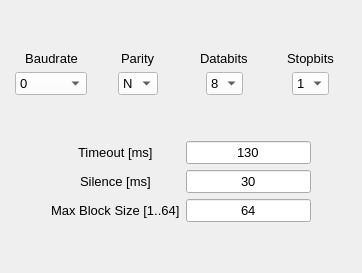
     <widget class="QWidget" name="SERIAL_PORT_1">
      <attribute name="title">
       <string>SERIAL PORT 1</string>
      </attribute>
      <layout class="QVBoxLayout" name="verticalLayout_6">
       <item>
        <layout class="QGridLayout" name="gridLayout_10">
         <property name="spacing">
          <number>6</number>
         </property>
         <item row="0" column="0">
          <spacer name="verticalSpacer_7">
           <property name="orientation">
            <enum>Qt::Vertical</enum>
           </property>
           <property name="sizeHint" stdset="0">
            <size>
             <width>20</width>
             <height>40</height>
            </size>
           </property>
          </spacer>
         </item>
         <item row="2" column="2" alignment="Qt::AlignHCenter">
          <widget class="QComboBox" name="comboBox_Databits_SERIAL_PORT_1">
           <property name="sizePolicy">
            <sizepolicy hsizetype="Fixed" vsizetype="Fixed">
             <horstretch>0</horstretch>
             <verstretch>0</verstretch>
            </sizepolicy>
           </property>
           <property name="font">
            <font>
             <pointsize>10</pointsize>
            </font>
           </property>
           <property name="styleSheet">
            <string notr="true">background-color: rgb(255, 255, 255);</string>
           </property>
           <property name="currentIndex">
            <number>3</number>
           </property>
           <item>
            <property name="text">
             <string>5</string>
            </property>
           </item>
           <item>
            <property name="text">
             <string>6</string>
            </property>
           </item>
           <item>
            <property name="text">
             <string>7</string>
            </property>
           </item>
           <item>
            <property name="text">
             <string>8</string>
            </property>
           </item>
           <item>
            <property name="text">
             <string>9</string>
            </property>
           </item>
          </widget>
         </item>
         <item row="2" column="3" alignment="Qt::AlignHCenter">
          <widget class="QComboBox" name="comboBox_Stopbits_SERIAL_PORT_1">
           <property name="sizePolicy">
            <sizepolicy hsizetype="Fixed" vsizetype="Fixed">
             <horstretch>0</horstretch>
             <verstretch>0</verstretch>
            </sizepolicy>
           </property>
           <property name="font">
            <font>
             <pointsize>10</pointsize>
            </font>
           </property>
           <property name="styleSheet">
            <string notr="true">background-color: rgb(255, 255, 255);</string>
           </property>
           <property name="currentIndex">
            <number>0</number>
           </property>
           <item>
            <property name="text">
             <string>1</string>
            </property>
           </item>
           <item>
            <property name="text">
             <string>2</string>
            </property>
           </item>
          </widget>
         </item>
         <item row="2" column="1" alignment="Qt::AlignHCenter">
          <widget class="QComboBox" name="comboBox_Parity_SERIAL_PORT_1">
           <property name="sizePolicy">
            <sizepolicy hsizetype="Fixed" vsizetype="Fixed">
             <horstretch>0</horstretch>
             <verstretch>0</verstretch>
            </sizepolicy>
           </property>
           <property name="font">
            <font>
             <pointsize>10</pointsize>
            </font>
           </property>
           <property name="styleSheet">
            <string notr="true">background-color: rgb(255, 255, 255);</string>
           </property>
           <item>
            <property name="text">
             <string>N</string>
            </property>
           </item>
           <item>
            <property name="text">
             <string>E</string>
            </property>
           </item>
           <item>
            <property name="text">
             <string>O</string>
            </property>
           </item>
          </widget>
         </item>
         <item row="1" column="1" alignment="Qt::AlignHCenter">
          <widget class="QLabel" name="label_Parity_SERIAL_PORT_1">
           <property name="sizePolicy">
            <sizepolicy hsizetype="Preferred" vsizetype="Fixed">
             <horstretch>0</horstretch>
             <verstretch>0</verstretch>
            </sizepolicy>
           </property>
           <property name="font">
            <font>
             <pointsize>10</pointsize>
            </font>
           </property>
           <property name="text">
            <string>Parity</string>
           </property>
           <property name="buddy">
            <cstring>comboBox_Parity_SERIAL_PORT_1</cstring>
           </property>
          </widget>
         </item>
         <item row="1" column="3" alignment="Qt::AlignHCenter">
          <widget class="QLabel" name="label_Stopbits_SERIAL_PORT_1">
           <property name="sizePolicy">
            <sizepolicy hsizetype="Preferred" vsizetype="Fixed">
             <horstretch>0</horstretch>
             <verstretch>0</verstretch>
            </sizepolicy>
           </property>
           <property name="font">
            <font>
             <pointsize>10</pointsize>
            </font>
           </property>
           <property name="text">
            <string>Stopbits</string>
           </property>
           <property name="buddy">
            <cstring>comboBox_Stopbits_SERIAL_PORT_1</cstring>
           </property>
          </widget>
         </item>
         <item row="2" column="0" alignment="Qt::AlignHCenter">
          <widget class="QComboBox" name="comboBox_Baudrate_SERIAL_PORT_1">
           <property name="sizePolicy">
            <sizepolicy hsizetype="Preferred" vsizetype="Preferred">
             <horstretch>0</horstretch>
             <verstretch>0</verstretch>
            </sizepolicy>
           </property>
           <property name="font">
            <font>
             <pointsize>10</pointsize>
            </font>
           </property>
           <property name="focusPolicy">
            <enum>Qt::WheelFocus</enum>
           </property>
           <property name="styleSheet">
            <string notr="true">background-color: rgb(255, 255, 255);</string>
           </property>
           <property name="currentIndex">
            <number>0</number>
           </property>
           <item>
            <property name="text">
             <string>0</string>
            </property>
           </item>
           <item>
            <property name="text">
             <string>2400</string>
            </property>
           </item>
           <item>
            <property name="text">
             <string>4800</string>
            </property>
           </item>
           <item>
            <property name="text">
             <string>9600</string>
            </property>
           </item>
           <item>
            <property name="text">
             <string>19200</string>
            </property>
           </item>
           <item>
            <property name="text">
             <string>38400</string>
            </property>
           </item>
           <item>
            <property name="text">
             <string>57600</string>
            </property>
           </item>
           <item>
            <property name="text">
             <string>115200</string>
            </property>
           </item>
           <item>
            <property name="text">
             <string>225000</string>
            </property>
           </item>
           <item>
            <property name="text">
             <string>230400</string>
            </property>
           </item>
          </widget>
         </item>
         <item row="1" column="0" alignment="Qt::AlignHCenter">
          <widget class="QLabel" name="label_Baudrate_SERIAL_PORT_1">
           <property name="sizePolicy">
            <sizepolicy hsizetype="Fixed" vsizetype="Fixed">
             <horstretch>0</horstretch>
             <verstretch>0</verstretch>
            </sizepolicy>
           </property>
           <property name="font">
            <font>
             <pointsize>10</pointsize>
            </font>
           </property>
           <property name="styleSheet">
            <string notr="true"/>
           </property>
           <property name="frameShadow">
            <enum>QFrame::Plain</enum>
           </property>
           <property name="text">
            <string>Baudrate</string>
           </property>
           <property name="alignment">
            <set>Qt::AlignCenter</set>
           </property>
           <property name="wordWrap">
            <bool>false</bool>
           </property>
           <property name="buddy">
            <cstring>comboBox_Baudrate_SERIAL_PORT_1</cstring>
           </property>
          </widget>
         </item>
         <item row="1" column="2" alignment="Qt::AlignHCenter">
          <widget class="QLabel" name="label_Databits_SERIAL_PORT_1">
           <property name="sizePolicy">
            <sizepolicy hsizetype="Preferred" vsizetype="Fixed">
             <horstretch>0</horstretch>
             <verstretch>0</verstretch>
            </sizepolicy>
           </property>
           <property name="font">
            <font>
             <pointsize>10</pointsize>
            </font>
           </property>
           <property name="text">
            <string>Databits</string>
           </property>
           <property name="buddy">
            <cstring>comboBox_Databits_SERIAL_PORT_1</cstring>
           </property>
          </widget>
         </item>
         <item row="3" column="0">
          <spacer name="verticalSpacer_8">
           <property name="orientation">
            <enum>Qt::Vertical</enum>
           </property>
           <property name="sizeHint" stdset="0">
            <size>
             <width>20</width>
             <height>40</height>
            </size>
           </property>
          </spacer>
         </item>
        </layout>
       </item>
       <item>
        <layout class="QGridLayout" name="gridLayout_11">
         <item row="0" column="0">
          <spacer name="horizontalSpacer_4">
           <property name="orientation">
            <enum>Qt::Horizontal</enum>
           </property>
           <property name="sizeHint" stdset="0">
            <size>
             <width>40</width>
             <height>20</height>
            </size>
           </property>
          </spacer>
         </item>
         <item row="1" column="3">
          <spacer name="horizontalSpacer_1">
           <property name="orientation">
            <enum>Qt::Horizontal</enum>
           </property>
           <property name="sizeHint" stdset="0">
            <size>
             <width>40</width>
             <height>20</height>
            </size>
           </property>
          </spacer>
         </item>
         <item row="1" column="1" alignment="Qt::AlignHCenter">
          <widget class="QLabel" name="label_Silence_SERIAL_PORT_1">
           <property name="font">
            <font>
             <pointsize>10</pointsize>
            </font>
           </property>
           <property name="text">
            <string>Silence [ms]</string>
           </property>
           <property name="buddy">
            <cstring>lineEdit_Silence_SERIAL_PORT_1</cstring>
           </property>
          </widget>
         </item>
         <item row="0" column="1" alignment="Qt::AlignHCenter">
          <widget class="QLabel" name="label_Timeout_SERIAL_PORT_1">
           <property name="font">
            <font>
             <pointsize>10</pointsize>
            </font>
           </property>
           <property name="text">
            <string>Timeout [ms]</string>
           </property>
           <property name="buddy">
            <cstring>lineEdit_Timeout_SERIAL_PORT_1</cstring>
           </property>
          </widget>
         </item>
         <item row="3" column="1">
          <spacer name="verticalSpacer_9">
           <property name="orientation">
            <enum>Qt::Vertical</enum>
           </property>
           <property name="sizeHint" stdset="0">
            <size>
             <width>20</width>
             <height>40</height>
            </size>
           </property>
          </spacer>
         </item>
         <item row="0" column="2">
          <widget class="QLineEdit" name="lineEdit_Timeout_SERIAL_PORT_1">
           <property name="sizePolicy">
            <sizepolicy hsizetype="Preferred" vsizetype="Fixed">
             <horstretch>0</horstretch>
             <verstretch>0</verstretch>
            </sizepolicy>
           </property>
           <property name="font">
            <font>
             <family>MS Shell Dlg 2</family>
             <pointsize>10</pointsize>
            </font>
           </property>
           <property name="focusPolicy">
            <enum>Qt::StrongFocus</enum>
           </property>
           <property name="text">
            <string>130</string>
           </property>
           <property name="alignment">
            <set>Qt::AlignCenter</set>
           </property>
          </widget>
         </item>
         <item row="1" column="2">
          <widget class="QLineEdit" name="lineEdit_Silence_SERIAL_PORT_1">
           <property name="sizePolicy">
            <sizepolicy hsizetype="Preferred" vsizetype="Fixed">
             <horstretch>0</horstretch>
             <verstretch>0</verstretch>
            </sizepolicy>
           </property>
           <property name="font">
            <font>
             <family>MS Shell Dlg 2</family>
             <pointsize>10</pointsize>
            </font>
           </property>
           <property name="focusPolicy">
            <enum>Qt::StrongFocus</enum>
           </property>
           <property name="text">
            <string>30</string>
           </property>
           <property name="alignment">
            <set>Qt::AlignCenter</set>
           </property>
          </widget>
         </item>
         <item row="2" column="1">
          <widget class="QLabel" name="label_MaxBlockSize_SERIAL_PORT_1">
           <property name="font">
            <font>
             <pointsize>10</pointsize>
            </font>
           </property>
           <property name="text">
            <string>Max Block Size [1..64]</string>
           </property>
           <property name="buddy">
            <cstring>lineEdit_MaxBlockSize_SERIAL_PORT_1</cstring>
           </property>
          </widget>
         </item>
         <item row="2" column="2">
          <widget class="QLineEdit" name="lineEdit_MaxBlockSize_SERIAL_PORT_1">
           <property name="sizePolicy">
            <sizepolicy hsizetype="Preferred" vsizetype="Fixed">
             <horstretch>0</horstretch>
             <verstretch>0</verstretch>
            </sizepolicy>
           </property>
           <property name="font">
            <font>
             <pointsize>10</pointsize>
            </font>
           </property>
           <property name="focusPolicy">
            <enum>Qt::StrongFocus</enum>
           </property>
           <property name="text">
            <string>64</string>
           </property>
           <property name="alignment">
            <set>Qt::AlignCenter</set>
           </property>
          </widget>
         </item>
        </layout>
       </item>
      </layout>
     </widget>
